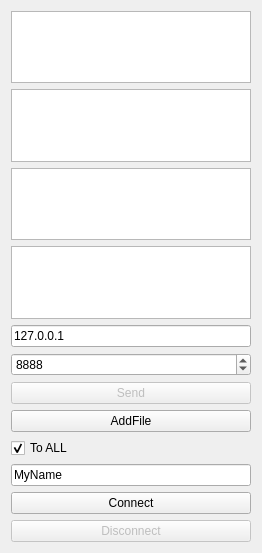
<?xml version="1.0" encoding="UTF-8"?>
<ui version="4.0">
 <class>Dialog</class>
 <widget class="QDialog" name="Dialog">
  <property name="geometry">
   <rect>
    <x>0</x>
    <y>0</y>
    <width>262</width>
    <height>553</height>
   </rect>
  </property>
  <property name="windowTitle">
   <string>Клиент</string>
  </property>
  <layout class="QGridLayout" name="gridLayout">
   <item row="0" column="1">
    <widget class="QListWidget" name="lwUsers">
     <property name="selectionMode">
      <enum>QAbstractItemView::MultiSelection</enum>
     </property>
     <property name="sortingEnabled">
      <bool>true</bool>
     </property>
    </widget>
   </item>
   <item row="4" column="1">
    <layout class="QVBoxLayout" name="verticalLayout">
     <item>
      <widget class="QLineEdit" name="leHost">
       <property name="text">
        <string>127.0.0.1</string>
       </property>
      </widget>
     </item>
     <item>
      <widget class="QSpinBox" name="sbPort">
       <property name="maximum">
        <number>65536</number>
       </property>
       <property name="value">
        <number>8888</number>
       </property>
      </widget>
     </item>
     <item>
      <layout class="QVBoxLayout" name="verticalLayout_2">
       <item>
        <widget class="QPushButton" name="pbSend">
         <property name="enabled">
          <bool>false</bool>
         </property>
         <property name="text">
          <string>Send</string>
         </property>
        </widget>
       </item>
       <item>
        <widget class="QPushButton" name="pbAddFile">
         <property name="enabled">
          <bool>true</bool>
         </property>
         <property name="text">
          <string>AddFile</string>
         </property>
        </widget>
       </item>
       <item>
        <widget class="QCheckBox" name="cbToAll">
         <property name="text">
          <string>To ALL</string>
         </property>
         <property name="checked">
          <bool>true</bool>
         </property>
        </widget>
       </item>
       <item>
        <spacer name="verticalSpacer">
         <property name="orientation">
          <enum>Qt::Vertical</enum>
         </property>
         <property name="sizeHint" stdset="0">
          <size>
           <width>20</width>
           <height>40</height>
          </size>
         </property>
        </spacer>
       </item>
      </layout>
     </item>
     <item>
      <widget class="QLineEdit" name="leName">
       <property name="text">
        <string>MyName</string>
       </property>
      </widget>
     </item>
     <item>
      <widget class="QPushButton" name="pbConnect">
       <property name="text">
        <string>Connect</string>
       </property>
      </widget>
     </item>
     <item>
      <widget class="QPushButton" name="pbDisconnect">
       <property name="enabled">
        <bool>false</bool>
       </property>
       <property name="text">
        <string>Disconnect</string>
       </property>
      </widget>
     </item>
    </layout>
   </item>
   <item row="2" column="1">
    <widget class="QListWidget" name="lwLog"/>
   </item>
   <item row="1" column="1">
    <widget class="QListWidget" name="lwFiles"/>
   </item>
   <item row="3" column="1">
    <widget class="QPlainTextEdit" name="pteMessage"/>
   </item>
  </layout>
 </widget>
 <layoutdefault spacing="6" margin="11"/>
 <resources/>
 <connections/>
</ui>
